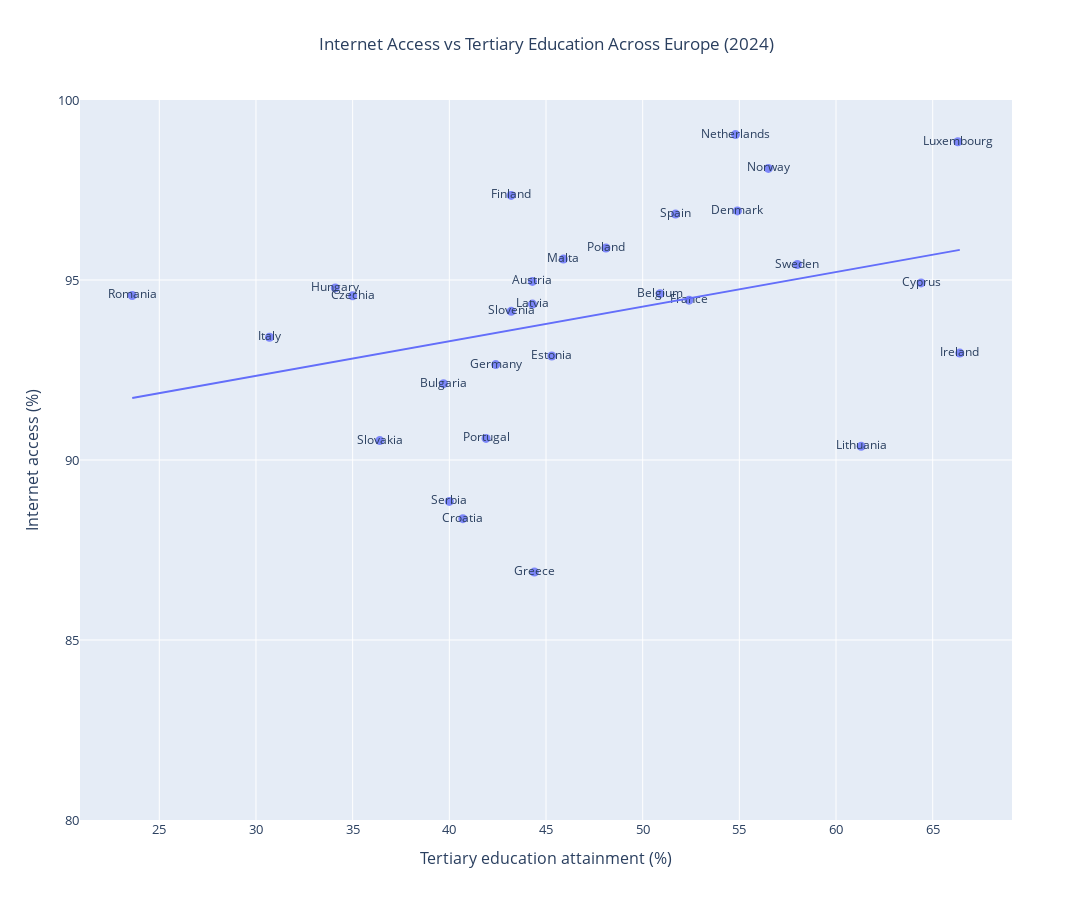

Notebook code for this chart:
### Markdown cell above
Figure 3 shows the relationship between mean income and household internet access
across European countries in 2024. A positive association is visible, indicating
that higher-income countries tend to exhibit higher levels of internet access.
However, the relationship is relatively weak, and a clear saturation effect
emerges at higher income levels.

Several high-income countries already approach universal access, suggesting that
income alone is insufficient to explain remaining disparities. Conversely, some
lower-income countries achieve relatively high access rates, highlighting the
role of policy, infrastructure investment, and market competition.

### Code cell
import plotly.express as px

fig = px.scatter(
    master_clean,
    text="country",
    x="tertiary_education_pct",
    y="internet_access_pct",
    labels={
        "tertiary_education_pct": "Tertiary education attainment (%)",
        "internet_access_pct": "Internet access (%)"
    },
    title="Internet Access vs Tertiary Education Across Europe (2024)",
    trendline="ols"
)

# Improve layout and readability
fig.update_traces(
    marker=dict(size=9, opacity=0.8)
)
# Improve readability
fig.update_traces(
    textposition="top center",
    marker=dict(size=9, opacity=0.8),
    selector=dict(mode="markers")
)
fig.update_layout(
    title={"x": 0.5},
    width=1200,
    height=900,
    xaxis=dict(
        showgrid=True,
        title_font=dict(size=16),
        tickfont=dict(size=13)
    ),
    yaxis=dict(
        range=[80, 100],
        title_font=dict(size=16),
        tickfont=dict(size=13)
    )
)

# Save the figure
fig.write_image(
    "outputs/figures/internet_vs_education_2024.png",
    width=1200,
    height=800,
    scale=2
)

fig.show()

### Figure 1 — Plotly figure (JSON) as saved in the notebook; plotly's stock layout.template omitted (floating-point values rounded to 4 significant figures)
{"data": [{"hovertemplate": "Tertiary education attainment (%)=%{x}<br>Internet access (%)=%{y}<br>country=%{text}<extra></extra>", "legendgroup": "", "marker": {"color": "#636efa", "opacity": 0.8, "size": 9, "symbol": "circle"}, "mode": "markers+text", "name": "", "orientation": "v", "showlegend": false, "text": ["Austria", "Belgium", "Bulgaria", "Cyprus", "Czechia", "Germany", "Denmark", "Estonia", "Greece", "Spain", "Finland", "France", "Croatia", "Hungary", "Ireland", "Italy", "Lithuania", "Luxembourg", "Latvia", "Malta", "Netherlands", "Norway", "Poland", "Portugal", "Romania", "Serbia", "Sweden", "Slovenia", "Slovakia"], "type": "scatter", "x": [44.3, 50.9, 39.7, 64.4, 35.0, 42.4, 54.9, 45.3, 44.4, 51.7, 43.2, 52.4, 40.7, 34.1, 66.4, 30.7, 61.3, 66.3, 44.3, 45.9, 54.8, 56.5, 48.1, 41.9, 23.6, 40.0, 58.0, 43.2, 36.4], "xaxis": "x", "y": [94.96, 94.62, 92.12, 94.92, 94.56, 92.65, 96.92, 92.89, 86.89, 96.83, 97.35, 94.44, 88.37, 94.78, 92.97, 93.41, 90.38, 98.84, 94.33, 95.58, 99.04, 98.1, 95.89, 90.6, 94.57, 88.85, 95.43, 94.13, 90.54], "yaxis": "y"}, {"hovertemplate": "<b>OLS trendline</b><br>internet_access_pct = 0.0961632 * tertiary_education_pct + 89.4518<br>R<sup>2</sup>=0.112200<br><br>Tertiary education attainment (%)=%{x}<br>Internet access (%)=%{y} <b>(trend)</b><extra></extra>", "legendgroup": "", "marker": {"color": "#636efa", "opacity": 0.8, "size": 9, "symbol": "circle"}, "mode": "lines", "name": "", "showlegend": false, "type": "scatter", "x": [23.6, 30.7, 34.1, 35.0, 36.4, 39.7, 40.0, 40.7, 41.9, 42.4, 43.2, 43.2, 44.3, 44.3, 44.4, 45.3, 45.9, 48.1, 50.9, 51.7, 52.4, 54.8, 54.9, 56.5, 58.0, 61.3, 64.4, 66.3, 66.4], "xaxis": "x", "y": [91.72, 92.4, 92.73, 92.82, 92.95, 93.27, 93.3, 93.37, 93.48, 93.53, 93.61, 93.61, 93.71, 93.71, 93.72, 93.81, 93.87, 94.08, 94.35, 94.42, 94.49, 94.72, 94.73, 94.88, 95.03, 95.35, 95.64, 95.83, 95.84], "yaxis": "y"}], "layout": {"height": 900, "legend": {"tracegroupgap": 0}, "title": {"text": "Internet Access vs Tertiary Education Across Europe (2024)", "x": 0.5}, "width": 1200, "xaxis": {"anchor": "y", "autorange": true, "domain": [0, 1], "range": [20.93, 69.07], "showgrid": true, "tickfont": {"size": 13}, "title": {"font": {"size": 16}, "text": "Tertiary education attainment (%)"}, "type": "linear"}, "yaxis": {"anchor": "x", "domain": [0, 1], "range": [80, 100], "tickfont": {"size": 13}, "title": {"font": {"size": 16}, "text": "Internet access (%)"}, "type": "linear"}}}
